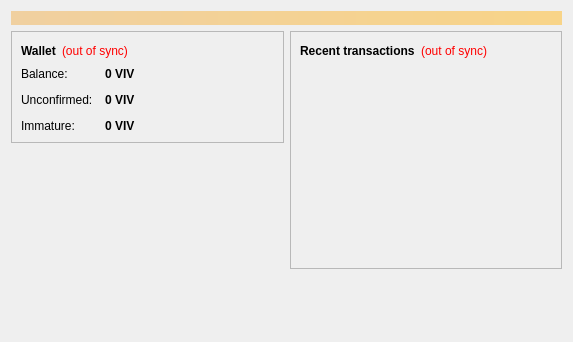
<?xml version="1.0" encoding="UTF-8"?>
<ui version="4.0">
 <class>OverviewPage</class>
 <widget class="QWidget" name="OverviewPage">
  <property name="geometry">
   <rect>
    <x>0</x>
    <y>0</y>
    <width>573</width>
    <height>342</height>
   </rect>
  </property>
  <property name="windowTitle">
   <string>Form</string>
  </property>
  <layout class="QVBoxLayout" name="topLayout">
   <item>
    <widget class="QLabel" name="labelAlerts">
     <property name="visible">
      <bool>false</bool>
     </property>
     <property name="styleSheet">
      <string notr="true">background-color: qlineargradient(x1: 0, y1: 0, x2: 1, y2: 0, stop:0 #F0D0A0, stop:1 #F8D488); color:#000000;</string>
     </property>
     <property name="wordWrap">
      <bool>true</bool>
     </property>
     <property name="margin">
      <number>3</number>
     </property>
    </widget>
   </item>
   <item>
    <layout class="QHBoxLayout" name="horizontalLayout" stretch="1,1">
     <item>
      <layout class="QVBoxLayout" name="verticalLayout_2">
       <item>
        <widget class="QFrame" name="frame">
         <property name="frameShape">
          <enum>QFrame::StyledPanel</enum>
         </property>
         <property name="frameShadow">
          <enum>QFrame::Raised</enum>
         </property>
         <layout class="QVBoxLayout" name="verticalLayout_4">
          <item>
           <layout class="QHBoxLayout" name="horizontalLayout_4">
            <item>
             <widget class="QLabel" name="label_5">
              <property name="font">
               <font>
                <weight>75</weight>
                <bold>true</bold>
               </font>
              </property>
              <property name="text">
               <string>Wallet</string>
              </property>
             </widget>
            </item>
            <item>
             <widget class="QLabel" name="labelWalletStatus">
              <property name="toolTip">
               <string>The displayed information may be out of date. Your wallet automatically synchronizes with the Vcoin network after a connection is established, but this process has not completed yet.</string>
              </property>
              <property name="styleSheet">
               <string notr="true">QLabel { color: red; }</string>
              </property>
              <property name="text">
               <string notr="true">(out of sync)</string>
              </property>
              <property name="alignment">
               <set>Qt::AlignLeading|Qt::AlignLeft|Qt::AlignVCenter</set>
              </property>
             </widget>
            </item>
            <item>
             <spacer name="horizontalSpacer_2">
              <property name="orientation">
               <enum>Qt::Horizontal</enum>
              </property>
              <property name="sizeHint" stdset="0">
               <size>
                <width>40</width>
                <height>20</height>
               </size>
              </property>
             </spacer>
            </item>
           </layout>
          </item>
          <item>
           <layout class="QFormLayout" name="formLayout_2">
            <property name="fieldGrowthPolicy">
             <enum>QFormLayout::AllNonFixedFieldsGrow</enum>
            </property>
            <property name="horizontalSpacing">
             <number>12</number>
            </property>
            <property name="verticalSpacing">
             <number>12</number>
            </property>
            <item row="0" column="0">
             <widget class="QLabel" name="label">
              <property name="text">
               <string>Balance:</string>
              </property>
             </widget>
            </item>
            <item row="0" column="1">
             <widget class="QLabel" name="labelBalance">
              <property name="font">
               <font>
                <weight>75</weight>
                <bold>true</bold>
               </font>
              </property>
              <property name="cursor">
               <cursorShape>IBeamCursor</cursorShape>
              </property>
              <property name="toolTip">
               <string>Your current balance</string>
              </property>
              <property name="text">
               <string notr="true">0 VIV</string>
              </property>
              <property name="textInteractionFlags">
               <set>Qt::LinksAccessibleByMouse|Qt::TextSelectableByKeyboard|Qt::TextSelectableByMouse</set>
              </property>
             </widget>
            </item>
            <item row="1" column="0">
             <widget class="QLabel" name="label_3">
              <property name="text">
               <string>Unconfirmed:</string>
              </property>
             </widget>
            </item>
            <item row="1" column="1">
             <widget class="QLabel" name="labelUnconfirmed">
              <property name="font">
               <font>
                <weight>75</weight>
                <bold>true</bold>
               </font>
              </property>
              <property name="cursor">
               <cursorShape>IBeamCursor</cursorShape>
              </property>
              <property name="toolTip">
               <string>Total of transactions that have yet to be confirmed, and do not yet count toward the current balance</string>
              </property>
              <property name="text">
               <string notr="true">0 VIV</string>
              </property>
              <property name="textInteractionFlags">
               <set>Qt::LinksAccessibleByMouse|Qt::TextSelectableByKeyboard|Qt::TextSelectableByMouse</set>
              </property>
             </widget>
            </item>
            <item row="2" column="0">
             <widget class="QLabel" name="labelImmatureText">
              <property name="text">
               <string>Immature:</string>
              </property>
             </widget>
            </item>
            <item row="2" column="1">
             <widget class="QLabel" name="labelImmature">
              <property name="font">
               <font>
                <weight>75</weight>
                <bold>true</bold>
               </font>
              </property>
              <property name="toolTip">
               <string>Mined balance that has not yet matured</string>
              </property>
              <property name="text">
               <string notr="true">0 VIV</string>
              </property>
              <property name="textInteractionFlags">
               <set>Qt::LinksAccessibleByMouse|Qt::TextSelectableByKeyboard|Qt::TextSelectableByMouse</set>
              </property>
             </widget>
            </item>
           </layout>
          </item>
         </layout>
        </widget>
       </item>
       <item>
        <spacer name="verticalSpacer">
         <property name="orientation">
          <enum>Qt::Vertical</enum>
         </property>
         <property name="sizeHint" stdset="0">
          <size>
           <width>20</width>
           <height>40</height>
          </size>
         </property>
        </spacer>
       </item>
      </layout>
     </item>
     <item>
      <layout class="QVBoxLayout" name="verticalLayout_3">
       <item>
        <widget class="QFrame" name="frame_2">
         <property name="frameShape">
          <enum>QFrame::StyledPanel</enum>
         </property>
         <property name="frameShadow">
          <enum>QFrame::Raised</enum>
         </property>
         <layout class="QVBoxLayout" name="verticalLayout">
          <item>
           <layout class="QHBoxLayout" name="horizontalLayout_2">
            <item>
             <widget class="QLabel" name="label_4">
              <property name="text">
               <string>&lt;b&gt;Recent transactions&lt;/b&gt;</string>
              </property>
             </widget>
            </item>
            <item>
             <widget class="QLabel" name="labelTransactionsStatus">
              <property name="toolTip">
               <string>The displayed information may be out of date. Your wallet automatically synchronizes with the Vcoin network after a connection is established, but this process has not completed yet.</string>
              </property>
              <property name="styleSheet">
               <string notr="true">QLabel { color: red; }</string>
              </property>
              <property name="text">
               <string notr="true">(out of sync)</string>
              </property>
              <property name="alignment">
               <set>Qt::AlignRight|Qt::AlignTrailing|Qt::AlignVCenter</set>
              </property>
             </widget>
            </item>
            <item>
             <spacer name="horizontalSpacer">
              <property name="orientation">
               <enum>Qt::Horizontal</enum>
              </property>
              <property name="sizeHint" stdset="0">
               <size>
                <width>40</width>
                <height>20</height>
               </size>
              </property>
             </spacer>
            </item>
           </layout>
          </item>
          <item>
           <widget class="QListView" name="listTransactions">
            <property name="styleSheet">
             <string notr="true">QListView { background: transparent; }</string>
            </property>
            <property name="frameShape">
             <enum>QFrame::NoFrame</enum>
            </property>
            <property name="verticalScrollBarPolicy">
             <enum>Qt::ScrollBarAlwaysOff</enum>
            </property>
            <property name="horizontalScrollBarPolicy">
             <enum>Qt::ScrollBarAlwaysOff</enum>
            </property>
            <property name="selectionMode">
             <enum>QAbstractItemView::NoSelection</enum>
            </property>
           </widget>
          </item>
         </layout>
        </widget>
       </item>
       <item>
        <spacer name="verticalSpacer_2">
         <property name="orientation">
          <enum>Qt::Vertical</enum>
         </property>
         <property name="sizeHint" stdset="0">
          <size>
           <width>20</width>
           <height>40</height>
          </size>
         </property>
        </spacer>
       </item>
      </layout>
     </item>
    </layout>
   </item>
  </layout>
 </widget>
 <resources/>
 <connections/>
</ui>
